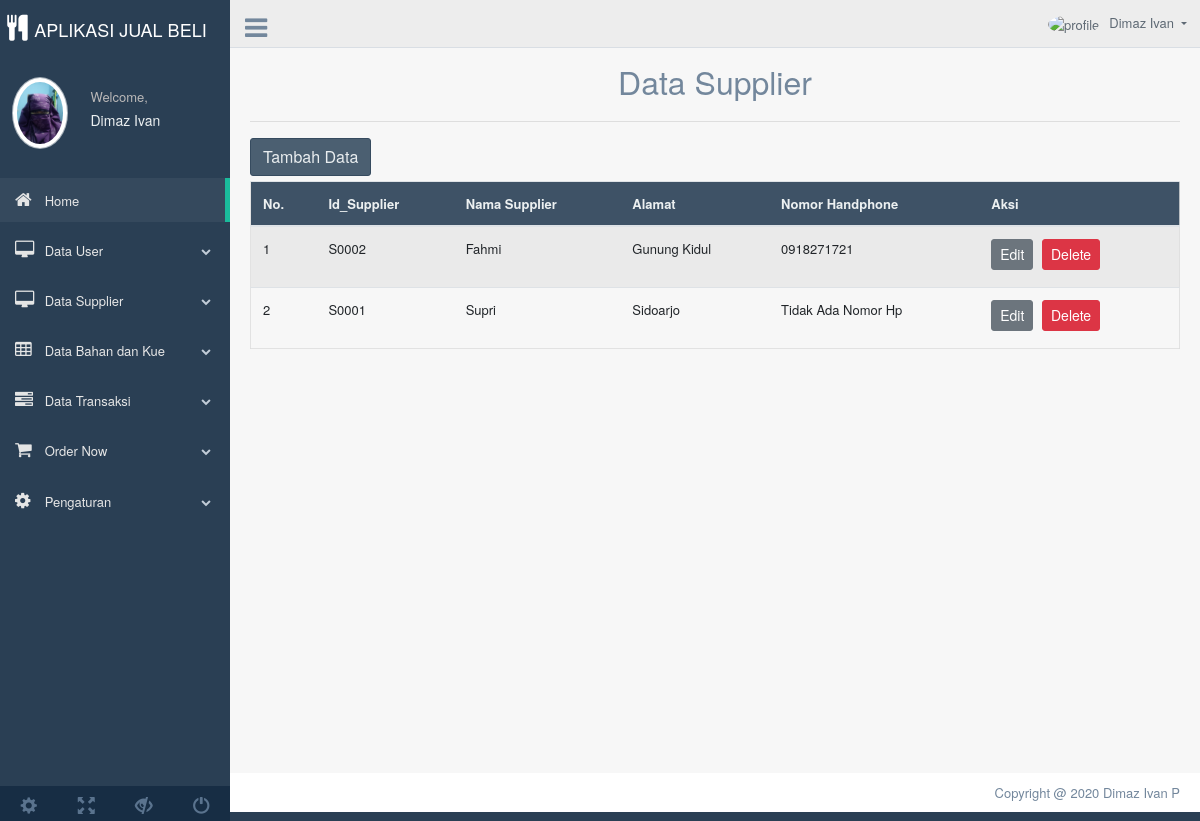
The page /Uas_Pweb/Index.php?page=Tampil_Supplier (signed in) on the database its author committed.
### tables this page shows
CREATE TABLE `supplier` (
  `Id_Supplier` varchar(5) NOT NULL,
  `Nama_Supplier` varchar(50) NOT NULL,
  `Alamat_Supplier` varchar(50) NOT NULL,
  `No_Hp_Supplier` varchar(13) NOT NULL
);

### Uas_Pweb/Control/Tampil_Supplier.php (the view, shortened to what this page needs)
<?php
include('Koneksi.php');
?>
<div class="container" style="margin-top:20px">
	<center>
		<font size="6">Data Supplier</font>
	</center>
	<hr>
	<a href="Index.php?page=Tambah_Supplier"><button class="btn btn-dark right">Tambah Data</button></a>
	<div class="table-responsive">
		<table class="table table-striped jambo_table bulk_action">
			<thead>
				<tr>
					<th>No.</th>
					<th>Id_Supplier</th>
					<th>Nama Supplier</th>
					<th>Alamat</th>
					<th>Nomor Handphone</th>
					<th>Aksi</th>
				</tr>
			</thead>
			<tbody>
				<?php
				$sql = mysqli_query($conn, "SELECT ID_SUPPLIER, NAMA_SUPPLIER, ALAMAT_SUPPLIER, NO_HP_SUPPLIER FROM SUPPLIER ORDER BY ID_SUPPLIER DESC") or die(mysqli_error($conn));
				if (mysqli_num_rows($sql) > 0) {
					$no = 1;
					while ($Supplier_data = mysqli_fetch_assoc($sql)) {
						echo "<tr>";
						echo "<td>" . $no . "</td>";
						echo "<td>" . $Supplier_data['ID_SUPPLIER'] . "</td>";
						echo "<td>" . $Supplier_data['NAMA_SUPPLIER'] . "</td>";
						echo "<td>" . $Supplier_data['ALAMAT_SUPPLIER'] . "</td>";
						if($Supplier_data['NO_HP_SUPPLIER']==null){
							echo "<td>Tidak Ada Nomor Hp</td>";
						}else{
							echo "<td>".$Supplier_data['NO_HP_SUPPLIER']."</td>";
						}
						echo'<td>
								<a href="Index.php?page=Edit_Supplier&Id_Supplier=' . $Supplier_data['ID_SUPPLIER'] . '" class="btn btn-secondary btn-sm">Edit</a>
								<a href="Control/Delete_Supplier.php?Id_Supplier=' . $Supplier_data['ID_SUPPLIER'] . '" class="btn btn-danger btn-sm" onclick="return confirm(\'Yakin ingin menghapus data ini?\')">Delete</a>
							</td>
						</tr>
						';
						$no++;
					}
				} else {
					echo '
					<tr>
						<td colspan="6">Tidak ada data.</td>
					</tr>
					';
				}
				?>
		</table>
	</div>
</div>

### rows shown on the page
supplier: Id_Supplier "S0002", Nama_Supplier "Fahmi", Alamat_Supplier "Gunung Kidul", No_Hp_Supplier "0918271721"
supplier: Id_Supplier "S0001", Nama_Supplier "Supri", Alamat_Supplier "Sidoarjo", No_Hp_Supplier "Tidak Ada Nomor Hp"
